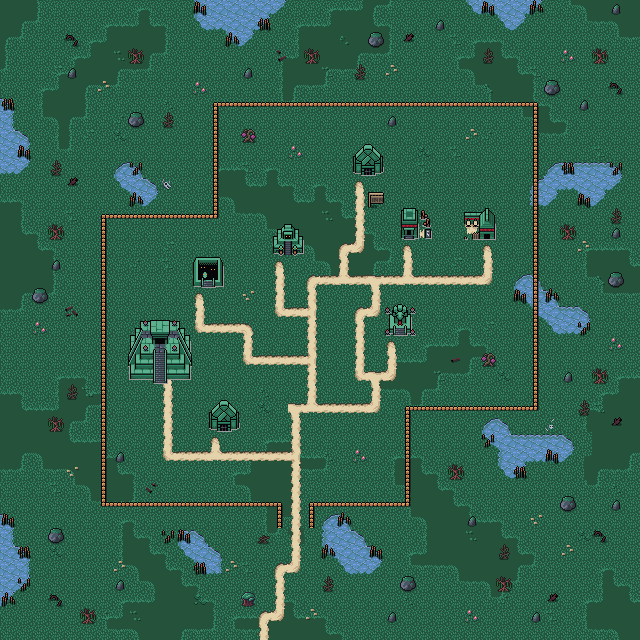

Below is a game level as drawn by its tile map, then a one-line description and the .tmx that defines it (tile-layer data replaced by summaries):
An orthogonal 40x40 tile map with 16x16 px tiles, 5 tile layers (Collision, Background, Ground, Clutter, ...), 2 tilesets and 8 objects.

<map version="1.10" tiledversion="1.10.1" orientation="orthogonal" renderorder="right-down" width="40" height="40" tilewidth="16" tileheight="16" infinite="0" nextlayerid="7" nextobjectid="48">
 <editorsettings>
  <export target="wastetown..tmx" format="tmx" />
 </editorsettings>
 <tileset firstgid="1" source="../../tileset/main.tsx" />
 <tileset firstgid="10113" source="../../tileset/buildings.tsx" />
 <layer id="6" name="Collision" width="40" height="40">
  <data>[1600 cells, 128 non-empty, 5 distinct tile ids]</data>
 </layer>
 <layer id="1" name="Background" width="40" height="40">
  <data>[1600 cells, 1600 non-empty, 1 distinct tile ids]</data>
 </layer>
 <layer id="2" name="Ground" width="40" height="40">
  <data>[1600 cells, 747 non-empty, 56 distinct tile ids]</data>
 </layer>
 <layer id="3" name="Clutter" width="40" height="40">
  <properties>
   <property name="spriteLayer" type="bool" value="true" />
  </properties>
  <data>[1600 cells, 379 non-empty, 72 distinct tile ids]</data>
 </layer>
 <layer id="5" name="Roofs" width="40" height="40">
  <data>[1600 cells, 14 non-empty, 12 distinct tile ids]</data>
 </layer>
 <objectgroup id="4" name="Objects">
  <object id="38" template="../../obj/entry_up.tx" x="288" y="527" />
  <object id="41" template="../../obj/shop.tx" x="191" y="289.5" width="34" height="16" />
  <object id="42" template="../../obj/shop.tx" x="383" y="338" width="34" height="16" />
  <object id="43" template="../../obj/shop.tx" x="399" y="241" width="34" height="17.5" />
  <object id="44" template="../../obj/shop.tx" x="207.5" y="433.5" width="33.5" height="16" />
  <object id="45" template="../../obj/shop.tx" x="271.5" y="257.5" width="33.5" height="16" />
  <object id="46" template="../../obj/shop.tx" x="463" y="241.5" width="35" height="16" />
  <object id="47" template="../../obj/inn.tx" x="351" y="177" width="34" height="16" />
 </objectgroup>
</map>
